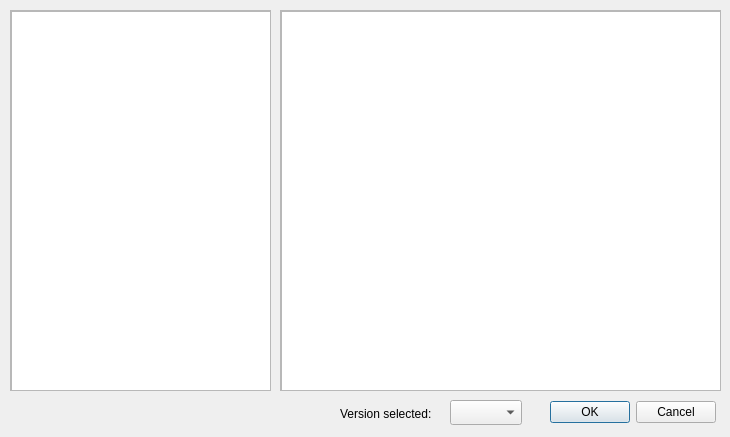
<?xml version="1.0" encoding="UTF-8"?>
<ui version="4.0">
 <class>ChooseFtbPackDialog</class>
 <widget class="QDialog" name="ChooseFtbPackDialog">
  <property name="geometry">
   <rect>
    <x>0</x>
    <y>0</y>
    <width>730</width>
    <height>437</height>
   </rect>
  </property>
  <property name="sizePolicy">
   <sizepolicy hsizetype="Fixed" vsizetype="Fixed">
    <horstretch>0</horstretch>
    <verstretch>0</verstretch>
   </sizepolicy>
  </property>
  <property name="sizeGripEnabled">
   <bool>false</bool>
  </property>
  <widget class="QDialogButtonBox" name="buttonBox">
   <property name="geometry">
    <rect>
     <x>540</x>
     <y>400</y>
     <width>176</width>
     <height>25</height>
    </rect>
   </property>
   <property name="standardButtons">
    <set>QDialogButtonBox::Cancel|QDialogButtonBox::Ok</set>
   </property>
  </widget>
  <widget class="QScrollArea" name="scrollArea">
   <property name="geometry">
    <rect>
     <x>10</x>
     <y>10</y>
     <width>261</width>
     <height>381</height>
    </rect>
   </property>
   <property name="widgetResizable">
    <bool>true</bool>
   </property>
   <widget class="QWidget" name="scrollAreaWidgetContents">
    <property name="geometry">
     <rect>
      <x>0</x>
      <y>0</y>
      <width>259</width>
      <height>379</height>
     </rect>
    </property>
    <widget class="QListWidget" name="packList">
     <property name="geometry">
      <rect>
       <x>0</x>
       <y>0</y>
       <width>261</width>
       <height>381</height>
      </rect>
     </property>
    </widget>
   </widget>
  </widget>
  <widget class="QScrollArea" name="scrollArea_2">
   <property name="geometry">
    <rect>
     <x>280</x>
     <y>10</y>
     <width>441</width>
     <height>381</height>
    </rect>
   </property>
   <property name="widgetResizable">
    <bool>true</bool>
   </property>
   <widget class="QWidget" name="scrollAreaWidgetContents_2">
    <property name="geometry">
     <rect>
      <x>0</x>
      <y>0</y>
      <width>439</width>
      <height>379</height>
     </rect>
    </property>
    <widget class="QTextBrowser" name="modpackInfo">
     <property name="geometry">
      <rect>
       <x>0</x>
       <y>0</y>
       <width>441</width>
       <height>381</height>
      </rect>
     </property>
    </widget>
   </widget>
  </widget>
  <widget class="QComboBox" name="packVersionSelection">
   <property name="geometry">
    <rect>
     <x>450</x>
     <y>400</y>
     <width>72</width>
     <height>25</height>
    </rect>
   </property>
  </widget>
  <widget class="QLabel" name="selectedVersionLabel">
   <property name="geometry">
    <rect>
     <x>340</x>
     <y>400</y>
     <width>101</width>
     <height>21</height>
    </rect>
   </property>
   <property name="text">
    <string>Version selected:</string>
   </property>
   <property name="alignment">
    <set>Qt::AlignBottom|Qt::AlignLeading|Qt::AlignLeft</set>
   </property>
  </widget>
 </widget>
 <resources/>
 <connections>
  <connection>
   <sender>buttonBox</sender>
   <signal>accepted()</signal>
   <receiver>ChooseFtbPackDialog</receiver>
   <slot>accept()</slot>
   <hints>
    <hint type="sourcelabel">
     <x>666</x>
     <y>422</y>
    </hint>
    <hint type="destinationlabel">
     <x>889</x>
     <y>501</y>
    </hint>
   </hints>
  </connection>
  <connection>
   <sender>buttonBox</sender>
   <signal>rejected()</signal>
   <receiver>ChooseFtbPackDialog</receiver>
   <slot>reject()</slot>
   <hints>
    <hint type="sourcelabel">
     <x>680</x>
     <y>411</y>
    </hint>
    <hint type="destinationlabel">
     <x>524</x>
     <y>458</y>
    </hint>
   </hints>
  </connection>
 </connections>
</ui>
